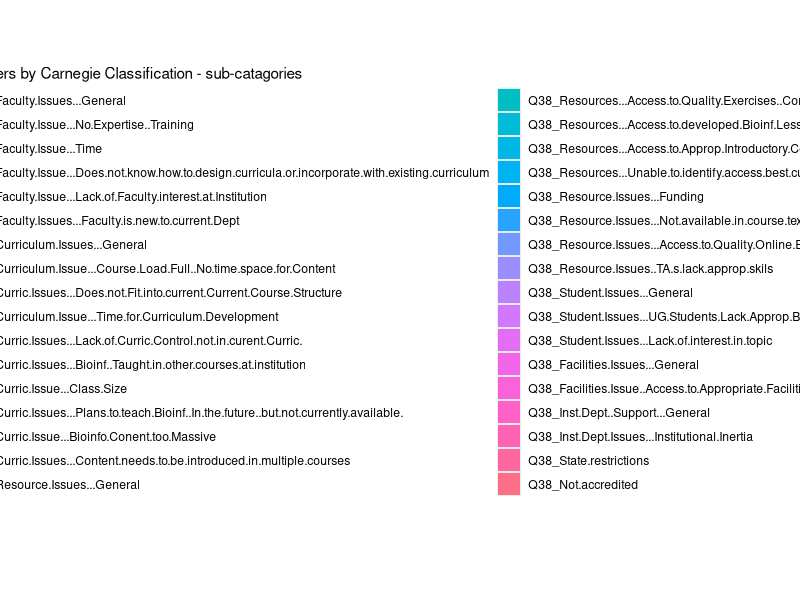
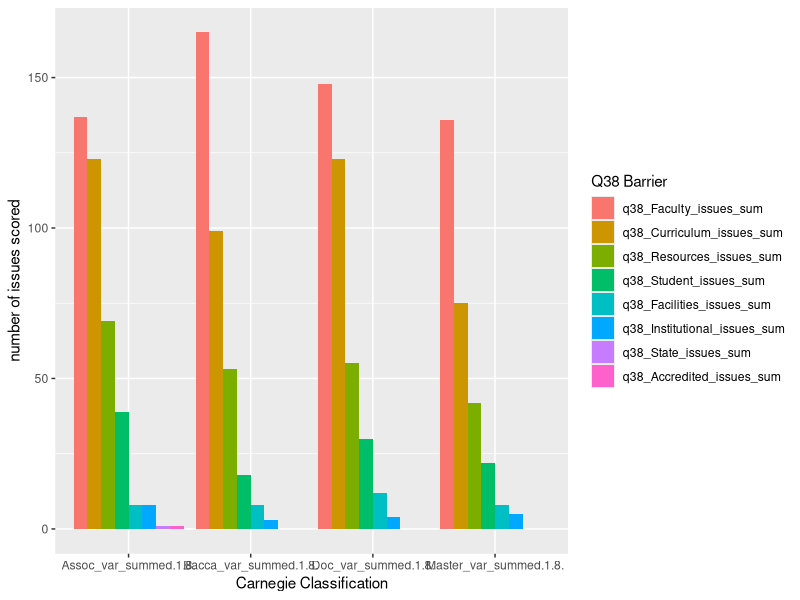
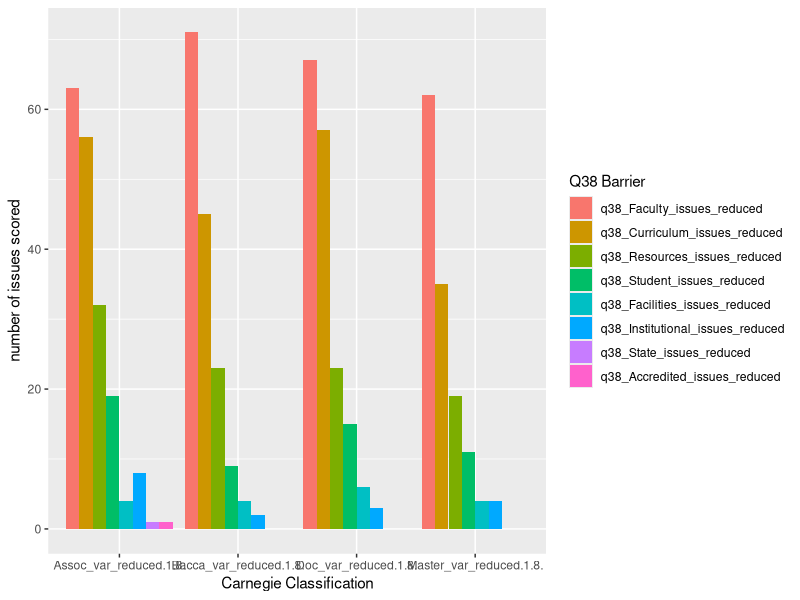
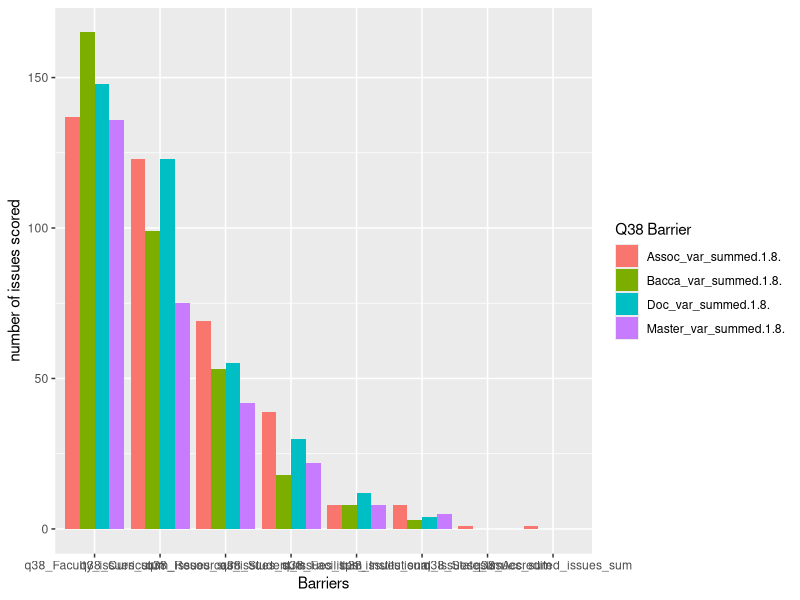
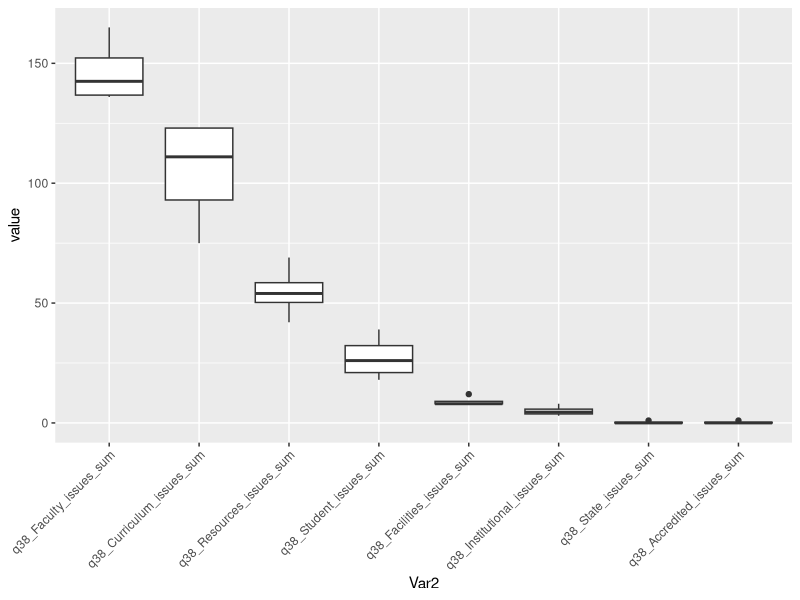
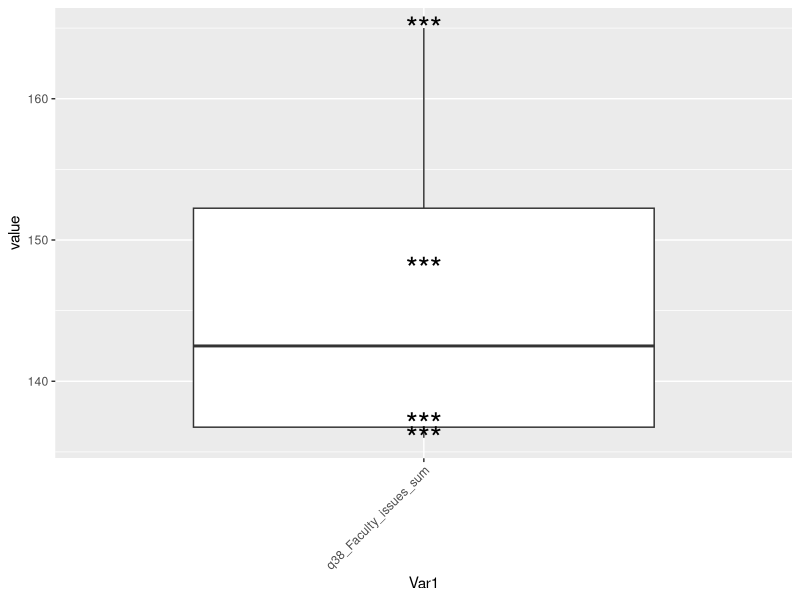
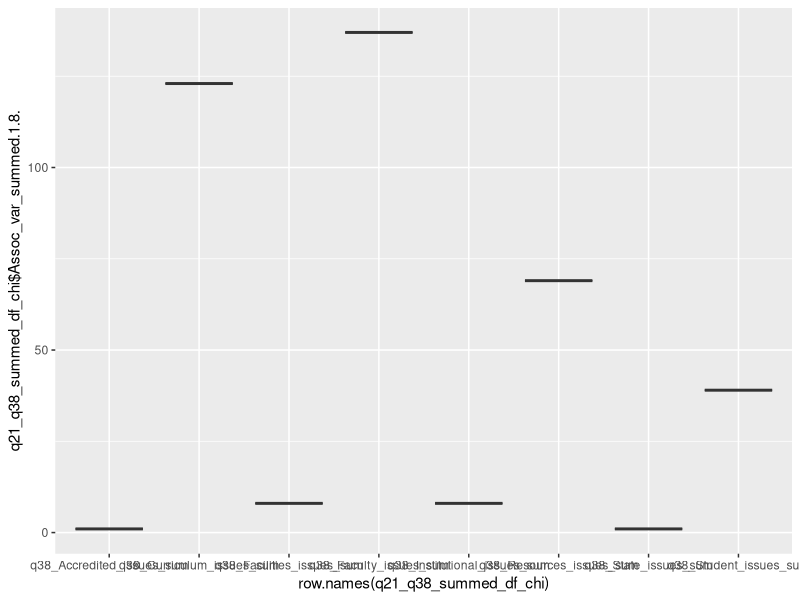
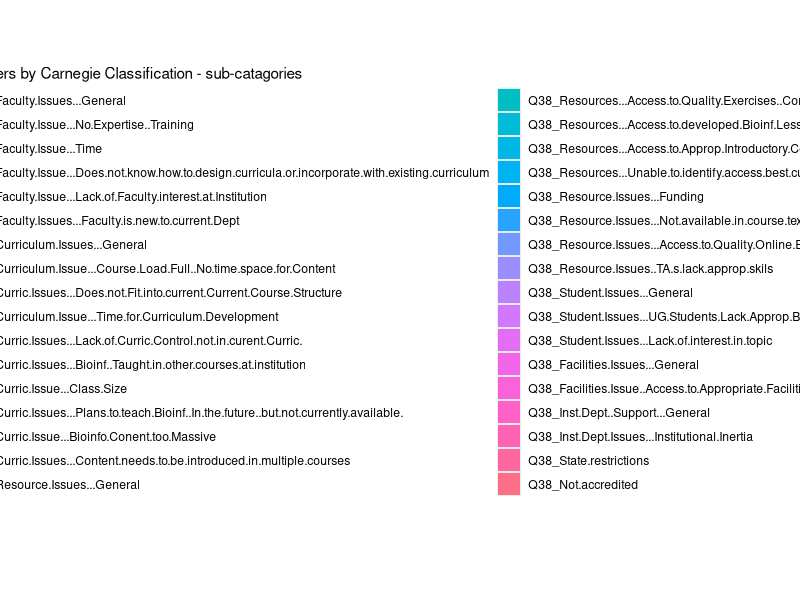

These charts were generated, in order, by the following R code:
#Plots and analysis of barriers (q38) by carnegie classification (q21)
require(ggplot2)
require(tidyverse)
require(reshape2)

#load dataframe
df <- read_csv("decoded_df.csv")


# remove any non-US respondants
countries <- c("United States","Puerto Rico")
df <- df%>%
  filter(Country_Country %in% countries )


#Carnegie Data Frame

#Generate summary stats for raw scored sub-catagories

scored_sub_catagories <- df%>%
  select(Q38_Faculty.Issues...General, 
         Q38_Faculty.Issue...No.Expertise..Training, 
         Q38_Faculty.Issue...Time, 
         Q38_Faculty.Issue...Does.not.know.how.to.design.curricula.or.incorporate.with.existing.curriculum, 
         Q38_Faculty.Issue...Lack.of.Faculty.interest.at.Institution, 
         Q38_Faculty.Issues...Faculty.is.new.to.current.Dept, 
         Q38_Curriculum.Issues...General, 
         Q38_Curriculum.Issue...Course.Load.Full..No.time.space.for.Content, 
         Q38_Curric.Issues...Does.not.Fit.into.current.Current.Course.Structure, 
         Q38_Curriculum.Issue...Time.for.Curriculum.Development, 
         Q38_Curric.Issues...Lack.of.Curric.Control.not.in.curent.Curric., 
         Q38_Curric.Issues...Bioinf..Taught.in.other.courses.at.institution, 
         Q38_Curric.Issue...Class.Size, 
         Q38_Curric.Issues...Plans.to.teach.Bioinf..In.the.future..but.not.currently.available., 
         Q38_Curric.Issue...Bioinfo.Conent.too.Massive, 
         Q38_Curric.Issues...Content.needs.to.be.introduced.in.multiple.courses,
         Q38_Resource.Issues...General, 
         Q38_Resources...Access.to.Quality.Exercises..Content, 
         Q38_Resources...Access.to.developed.Bioinf.Lesson.Plans.Bioinf.Curric,
         Q38_Resources...Access.to.Approp.Introductory.Content, 
         Q38_Resources...Unable.to.identify.access.best.current.Bioinf.material, 
         Q38_Resource.Issues...Funding, 
         Q38_Resource.Issues...Not.available.in.course.textbook, 
         Q38_Resource.Issues...Access.to.Quality.Online.Exerices.Conent, 
         Q38_Resource.Issues..TA.s.lack.approp.skils,
         Q38_Student.Issues...General, 
         Q38_Student.Issues...UG.Students.Lack.Approp.Background.Knowledge, 
         Q38_Student.Issues...Lack.of.interest.in.topic,
         Q38_Facilities.Issues...General, 
         Q38_Facilities.Issue..Access.to.Appropriate.Facilities..Equipment,
         Q38_Inst.Dept..Support...General, 
         Q38_Inst.Dept.Issues...Institutional.Inertia, 
         Q38_State.restrictions, 
         Q38_Not.accredited,
         Q21_What.is.the.Carnegie.classification.of.your.institution.)

scored_sub_Assoc <- scored_sub_catagories%>%
  filter(Q21_What.is.the.Carnegie.classification.of.your.institution. == "1_Associate's College")%>%
  mutate_if(is.character,as.numeric)%>%
  colSums()

scored_sub_Bacca<- scored_sub_catagories%>%
  filter(Q21_What.is.the.Carnegie.classification.of.your.institution. == "2_Baccalaureate College")%>%
  mutate_if(is.character,as.numeric)%>%
  colSums()

scored_sub_Master<- scored_sub_catagories%>%
  filter(Q21_What.is.the.Carnegie.classification.of.your.institution. == "3_Master's (Small, Medium, Large)")%>%
  mutate_if(is.character,as.numeric)%>%
  colSums()

scored_sub_Doc<- scored_sub_catagories%>%
  filter(Q21_What.is.the.Carnegie.classification.of.your.institution. == "4_Doctoral University (High, Higher, Highest Research Activity)")%>%
  mutate_if(is.character,as.numeric)%>%
  colSums()

raw_scored_df <- data.frame(scored_sub_Assoc[1:34],
                            scored_sub_Bacca[1:34], 
                            scored_sub_Master[1:34], 
                            scored_sub_Doc[1:34])

#transpose the dataframe and restore its dataframeness
transposed_raw_scored_df <- t(raw_scored_df)
raw_scored_totals_df <- data.frame(transposed_raw_scored_df)

# create a df containing the chi-squared values
raw_scored_totals_chi <- rbind(raw_scored_totals_df,sapply(raw_scored_totals_df,chisq.test,simulate.p.value = TRUE)[3,])

#melt the dataframe using reshape - do as matrix to preserve row names
melted_raw_scored_totals_df <- melt(as.matrix(raw_scored_totals_df))

#plot the raw score values
melted_raw_scored_totals_df%>%
  ggplot()+
  aes(x= Var1, y = value, fill = Var2)+
  geom_bar(stat="identity", position = "dodge")+
  xlab("Carnegie Classification")+
  ylab("number of issues scored")+
  scale_fill_discrete(name="Q38 Barriers by Carnegie Classification - sub-catagories")
ggsave("./plots/q38_barriers_summed_by_carnegie_classification_sub_cats.png")


#Generate a sum by carnegie catagory for each of the barrier summed super-catagories
Assoc_var_summed <- df%>%
  select(q38_Faculty_issues_sum, 
         q38_Curriculum_issues_sum, 
         q38_Resources_issues_sum, 
         q38_Student_issues_sum, 
         q38_Facilities_issues_sum, 
         q38_Institutional_issues_sum, 
         q38_State_issues_sum, 
         q38_Accredited_issues_sum, 
         Q21_What.is.the.Carnegie.classification.of.your.institution.)%>%
  filter(Q21_What.is.the.Carnegie.classification.of.your.institution. == "1_Associate's College")%>%
  mutate_if(is.character,as.numeric)%>%
  colSums()


Bacca_var_summed <- df%>%
  select(q38_Faculty_issues_sum, 
         q38_Curriculum_issues_sum, 
         q38_Resources_issues_sum, 
         q38_Student_issues_sum, 
         q38_Facilities_issues_sum, 
         q38_Institutional_issues_sum, 
         q38_State_issues_sum, 
         q38_Accredited_issues_sum, 
         Q21_What.is.the.Carnegie.classification.of.your.institution.)%>%
  filter(Q21_What.is.the.Carnegie.classification.of.your.institution. == "2_Baccalaureate College")%>%
  mutate_if(is.character,as.numeric)%>%
  colSums()

Master_var_summed <- df%>%
  select(q38_Faculty_issues_sum, 
         q38_Curriculum_issues_sum, 
         q38_Resources_issues_sum, 
         q38_Student_issues_sum, 
         q38_Facilities_issues_sum, 
         q38_Institutional_issues_sum, 
         q38_State_issues_sum, 
         q38_Accredited_issues_sum, 
         Q21_What.is.the.Carnegie.classification.of.your.institution.)%>%
  filter(Q21_What.is.the.Carnegie.classification.of.your.institution. == "3_Master's (Small, Medium, Large)")%>%
  mutate_if(is.character,as.numeric)%>%
  colSums()

Doc_var_summed<- df%>%
  select(q38_Faculty_issues_sum, 
         q38_Curriculum_issues_sum, 
         q38_Resources_issues_sum, 
         q38_Student_issues_sum, 
         q38_Facilities_issues_sum, 
         q38_Institutional_issues_sum, 
         q38_State_issues_sum, 
         q38_Accredited_issues_sum, 
         Q21_What.is.the.Carnegie.classification.of.your.institution.)%>%
  filter(Q21_What.is.the.Carnegie.classification.of.your.institution. == "4_Doctoral University (High, Higher, Highest Research Activity)")%>%
  mutate_if(is.character,as.numeric)%>%
  colSums()

#create a data frame from the sums
q21_q38_summed_df <- data.frame(Assoc_var_summed[1:8],
                       Bacca_var_summed[1:8],
                       Doc_var_summed[1:8],
                       Master_var_summed[1:8])

#transpose the dataframe and restore its dataframeness
q21_q38_summed_df <- t(q21_q38_summed_df)
q21_q38_summed_df <- data.frame(q21_q38_summed_df)

#melt the dataframe using reshape - do as matrix to preserve row names
melted_q21_q38_summed_df <- melt(as.matrix(q21_q38_summed_df))

melted_q21_q38_summed_df%>%
  ggplot()+
  aes(x= Var1, y = value, fill = Var2)+
  geom_bar(stat="identity", position = "dodge")+
  xlab("Carnegie Classification")+
  ylab("number of issues scored")+
  scale_fill_discrete(name="Q38 Barrier")
ggsave("./plots/q38_barriers_summed_by_carnegie_classification.png")

#Generate a sum by carnegie catagory for each of the barrier reduced super-catagories
Assoc_var_reduced <- df%>%
  select(q38_Faculty_issues_reduced, 
         q38_Curriculum_issues_reduced, 
         q38_Resources_issues_reduced, 
         q38_Student_issues_reduced, 
         q38_Facilities_issues_reduced, 
         q38_Institutional_issues_reduced, 
         q38_State_issues_reduced, 
         q38_Accredited_issues_reduced, 
         Q21_What.is.the.Carnegie.classification.of.your.institution.)%>%
  filter(Q21_What.is.the.Carnegie.classification.of.your.institution. == "1_Associate's College")%>%
  mutate_if(is.character,as.numeric)%>%
  colSums()


Bacca_var_reduced <- df%>%
  select(q38_Faculty_issues_reduced, 
         q38_Curriculum_issues_reduced, 
         q38_Resources_issues_reduced, 
         q38_Student_issues_reduced, 
         q38_Facilities_issues_reduced, 
         q38_Institutional_issues_reduced, 
         q38_State_issues_reduced, 
         q38_Accredited_issues_reduced, 
         Q21_What.is.the.Carnegie.classification.of.your.institution.)%>%
  filter(Q21_What.is.the.Carnegie.classification.of.your.institution. == "2_Baccalaureate College")%>%
  mutate_if(is.character,as.numeric)%>%
  colSums()

Master_var_reduced <- df%>%
  select(q38_Faculty_issues_reduced, 
         q38_Curriculum_issues_reduced, 
         q38_Resources_issues_reduced, 
         q38_Student_issues_reduced, 
         q38_Facilities_issues_reduced, 
         q38_Institutional_issues_reduced, 
         q38_State_issues_reduced, 
         q38_Accredited_issues_reduced, 
         Q21_What.is.the.Carnegie.classification.of.your.institution.)%>%
  filter(Q21_What.is.the.Carnegie.classification.of.your.institution. == "3_Master's (Small, Medium, Large)")%>%
  mutate_if(is.character,as.numeric)%>%
  colSums()

Doc_var_reduced<- df%>%
  select(q38_Faculty_issues_reduced, 
         q38_Curriculum_issues_reduced, 
         q38_Resources_issues_reduced, 
         q38_Student_issues_reduced, 
         q38_Facilities_issues_reduced, 
         q38_Institutional_issues_reduced, 
         q38_State_issues_reduced, 
         q38_Accredited_issues_reduced, 
         Q21_What.is.the.Carnegie.classification.of.your.institution.)%>%
  filter(Q21_What.is.the.Carnegie.classification.of.your.institution. == "4_Doctoral University (High, Higher, Highest Research Activity)")%>%
  mutate_if(is.character,as.numeric)%>%
  colSums()

#create a data frame from the reduced columns
q21_q38_reduced_df <- data.frame(Assoc_var_reduced[1:8],
                       Bacca_var_reduced[1:8],
                       Doc_var_reduced[1:8],
                       Master_var_reduced[1:8])

#transpose the dataframe and restore its dataframeness
q21_q38_reduced_df <- t(q21_q38_reduced_df)
q21_q38_reduced_df <- data.frame(q21_q38_reduced_df)

#melt the dataframe using reshape - do as matrix to preserve row names
melted_q21_q38_reduced_df <- melt(as.matrix(q21_q38_reduced_df))

melted_q21_q38_reduced_df%>%
  ggplot()+
  aes(x= Var1, y = value, fill = Var2)+
  geom_bar(stat="identity", position = "dodge")+
  xlab("Carnegie Classification")+
  ylab("number of issues scored")+
  scale_fill_discrete(name="Q38 Barrier")
ggsave("./plots/q38_barriers_reduced_by_carnegie_classification.png")

#calculate chi-squared values for each of the barriers

#chi-squared for summed super-categories q38 

#faculty
faculty_table_summed <- df%>%
  select(q38_Faculty_issues_sum, 
         Q21_What.is.the.Carnegie.classification.of.your.institution.)%>%
  na.omit()

faculty_table_summed <- data.frame(faculty_table_summed)
faculty_chi <- chisq.test(table(faculty_table_summed))

#curriculumn
curriculum_table_summed <- df%>%
  select(q38_Curriculum_issues_sum, 
         Q21_What.is.the.Carnegie.classification.of.your.institution.)%>%
  na.omit()

curriculum_table_summed <- data.frame(curriculum_table_summed)
curriculum_chi <- chisq.test(table(curriculum_table_summed))

#Resources
resources_table_summed <- df%>%
  select(q38_Resources_issues_sum, 
         Q21_What.is.the.Carnegie.classification.of.your.institution.)%>%
  na.omit()

resources_table_summed <- data.frame(resources_table_summed)
resources_chi <- chisq.test(table(resources_table_summed))

#student_issues
student_table_summed <- df%>%
  select(q38_Student_issues_sum, 
         Q21_What.is.the.Carnegie.classification.of.your.institution.)%>%
  na.omit()

student_table_summed <- data.frame(student_table_summed)
student_chi <- chisq.test(table(student_table_summed))

#Facilities
facilities_table_summed <- df%>%
  select(q38_Facilities_issues_sum, 
         Q21_What.is.the.Carnegie.classification.of.your.institution.)%>%
  na.omit()

facilities_table_summed <- data.frame(facilities_table_summed)
facilities_chi <- chisq.test(table(facilities_table_summed))

#Institution
institution_table_summed <- df%>%
  select(q38_Institutional_issues_sum, 
         Q21_What.is.the.Carnegie.classification.of.your.institution.)%>%
  na.omit()

institution_table_summed <- data.frame(institution_table_summed)
institution_chi <- chisq.test(table(institution_table_summed))

#State
state_table_summed <- df%>%
  select(q38_State_issues_sum, 
         Q21_What.is.the.Carnegie.classification.of.your.institution.)%>%
  na.omit()

state_table_summed <- data.frame(state_table_summed)
state_chi <- chisq.test(table(state_table_summed))

#accreditation
accred_table_summed <- df%>%
  select(q38_Accredited_issues_sum, 
         Q21_What.is.the.Carnegie.classification.of.your.institution.)%>%
  na.omit()

accred_table_summed <- data.frame(accred_table_summed)
accred_chi <- chisq.test(table(accred_table_summed))

#Add chi values to table

q21_q38_summed_df_chi <- rbind(q21_q38_summed_df, "chi-values" = c(faculty_chi$p.value, 
                               curriculum_chi$p.value, 
                               resources_chi$p.value, 
                               student_chi$p.value, 
                               facilities_chi$p.value, 
                               institution_chi$p.value, 
                               state_chi$p.value, 
                               accred_chi$p.value
                               ))

#get chi table into plotting format

#transpose the dataframe and restore its dataframeness
q21_q38_summed_df_chi <- t(q21_q38_summed_df_chi)
q21_q38_summed_df_chi <- data.frame(q21_q38_summed_df_chi)

#melt the dataframe using reshape - do as matrix to preserve row names
melted_q21_q38_summed_df_chi <- melt(as.matrix(q21_q38_summed_df_chi))

#bar chart of faculty answers grouped by barrier
melted_q21_q38_summed_df_chi%>%
  filter(Var2 != "chi.values" )%>%
  ggplot()+
  aes(x= Var1, y = value, fill = Var2)+
  geom_bar(stat="identity", position = "dodge")+
  xlab("Barriers")+
  ylab("number of issues scored")+
  scale_fill_discrete(name="Q38 Barrier")

#boxplot of response distributions

melted_q21_q38_summed_df_chi_values <- melted_q21_q38_summed_df_chi%>%
  filter(Var2 == "chi.values" )

melted_q21_q38_summed_df%>%
  ggplot()+
  aes(x= Var2, y=value)+
  geom_boxplot()+
theme(axis.text.x = element_text(angle = 45, hjust = 1))

#testing....

tmp <- melted_q21_q38_summed_df_chi%>%
  filter(Var1 == "q38_Faculty_issues_sum")%>%
  mutate(chivalues = melted_q21_q38_summed_df_chi_values[1,3])

tmp %>%
  filter(Var2 != "chi.values" )%>%
  ggplot()+
  aes(x= Var1, y=value )+
  geom_boxplot()+
  geom_text(aes(label="***"), size = 8)+
  theme(axis.text.x = element_text(angle = 45, hjust = 1))


q21_q38_summed_df_chi%>%
  ggplot()+
  aes(x= row.names(q21_q38_summed_df_chi), 
      y= q21_q38_summed_df_chi$Assoc_var_summed.1.8.)+
  geom_boxplot()








